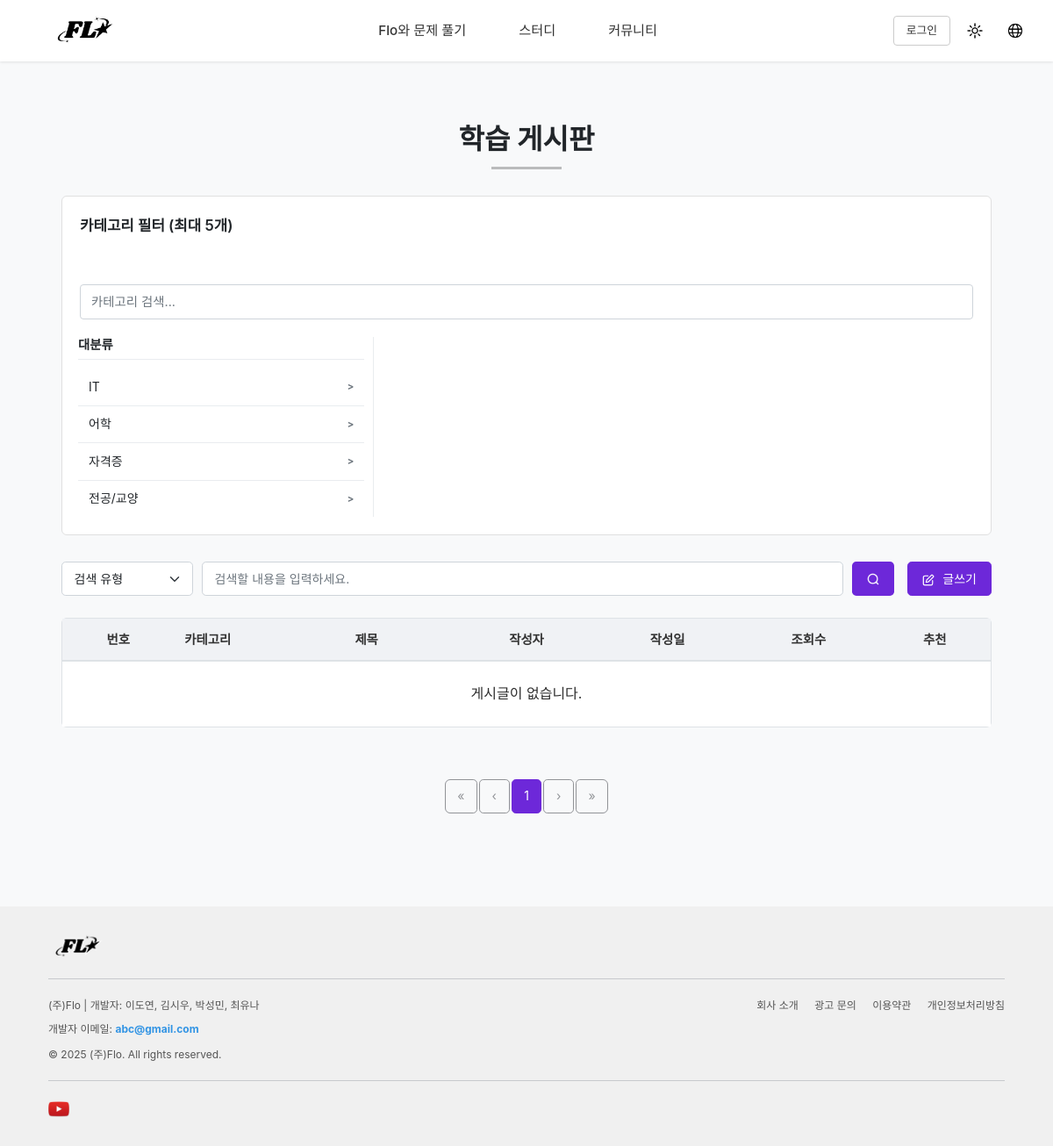
Page /flo/study_post/list/ on the earlier database version.
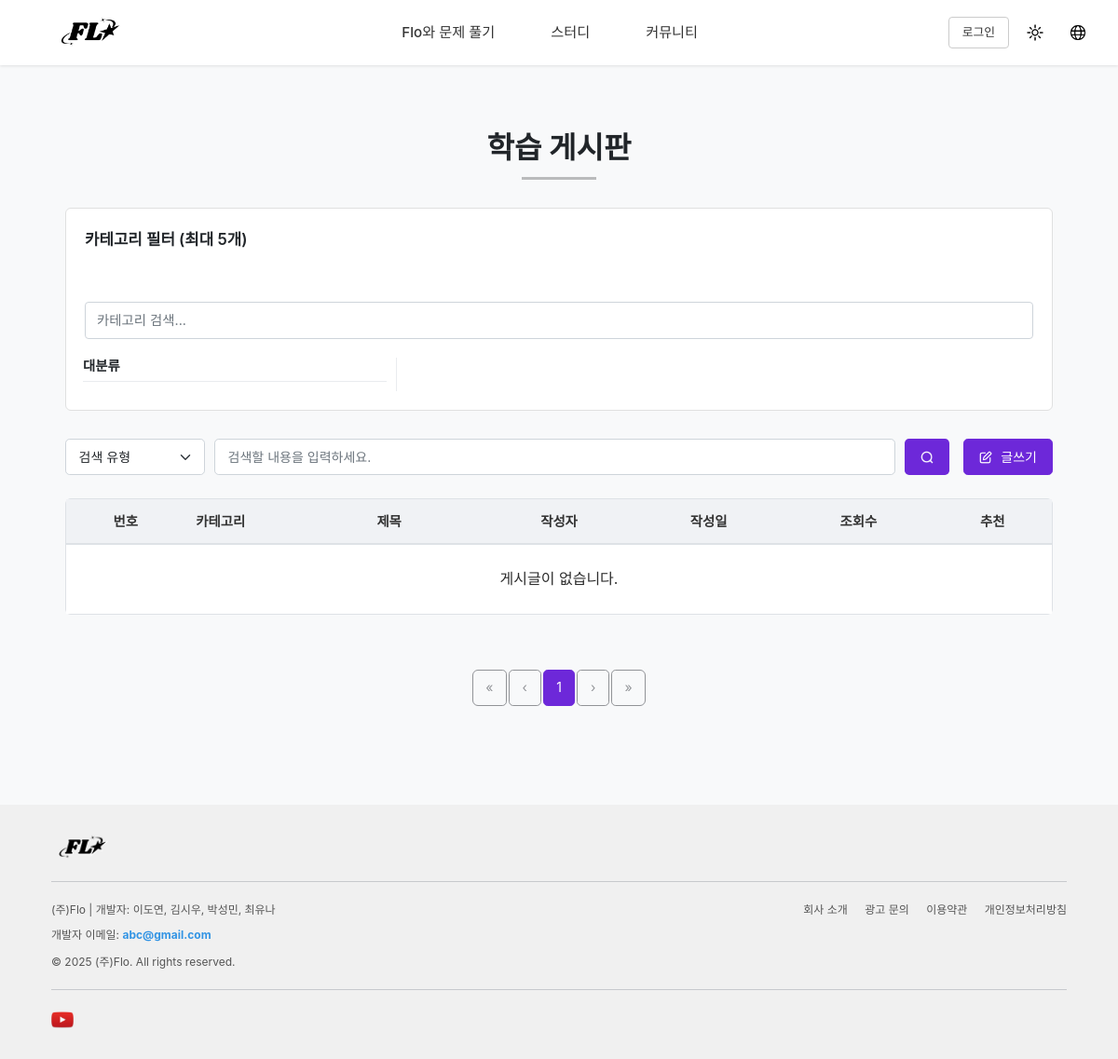
Same page on the later database version.
### flo/models.py (models this page shows, shortened)
class Category(models.Model):
    name = models.CharField(max_length=50, unique=True, verbose_name="카테고리명")
    slug = models.SlugField(max_length=50, unique=True, allow_unicode=True, help_text="URL에 사용될 이름", blank=True) # slug 자동 생성을 위해 blank=True 추가
    parent = models.ForeignKey(
        'self',
        null=True,
        blank=True,
        on_delete=models.SET_NULL, # 또는 CASCADE, 상황에 따라
        related_name='children',
        verbose_name="상위 카테고리"
    )
    class Meta:
        verbose_name = "전체 카테고리"
        verbose_name_plural = "전체 카테고리 목록"
        ordering = ['name'] # 또는 다른 정렬 기준
    def is_leaf_node(self):
        return not self.children.exists()
    is_leaf_node.boolean = True # Django admin에서 아이콘으로 표시 (선택 사항)

### flo/views.py (the view, shortened to what this page needs)
# urls.py: path('study_post/list/', views.study_post_list, name='study_post_list'),
def study_post_list(request):
    posts_page_obj = None # 변수 초기화
    major_categories_list = Category.objects.filter(parent__isnull=True).order_by('name')
    selected_slugs_str = request.GET.get('category_slugs', '')
    selected_slug_list = [slug.strip() for slug in selected_slugs_str.split(',') if slug.strip()]
    post_query = Post.objects.select_related('author__profile').prefetch_related(
        'categories', 'likes', 'comments'
    ).annotate(
        annotated_comment_count=Count('comments', distinct=True),
        annotated_total_likes=Count('likes', distinct=True)
    ).order_by('-is_notice', '-created_at')
    if selected_slug_list:
        post_query = post_query.filter(categories__slug__in=selected_slug_list).distinct()
    search_type = request.GET.get('search_type', '')
    search_keyword = request.GET.get('search_keyword', '')
    category_q = request.GET.get('category_q', '')
    paginator = Paginator(post_query, 10)
    page_number = request.GET.get('page')
    try:
        posts_page_obj = paginator.page(page_number) # ★★★ 변수명 posts_page_obj로 통일 ★★★
    except PageNotAnInteger:
        posts_page_obj = paginator.page(1) # ★★★ 변수명 posts_page_obj로 통일 ★★★
    except EmptyPage:
        posts_page_obj = paginator.page(paginator.num_pages if paginator.num_pages > 0 else 1) # ★★★ 변수명 posts_page_obj로 통일 ★★★
    initial_selected_categories_for_ui = []
    processed_major_categories = []
    for major_cat in major_categories_list:
        processed_major_categories.append({
            'id': major_cat.id,
            'name': major_cat.name,
            'slug': major_cat.slug,
            'children_exists': major_cat.children.exists(),
            'is_leaf': major_cat.is_leaf_node()
        })
    context = {
        'posts': posts_page_obj,
        'major_categories': processed_major_categories,
        'initial_selected_categories_for_ui': initial_selected_categories_for_ui,
        'current_category_slugs_str': selected_slugs_str,
        'search_type': search_type,
        'search_keyword': search_keyword,
        'category_q': category_q,
    }
    return render(request, 'flo/study_post/study_post_list.html', context)

### flo/templates/flo/study_post/study_post_list.html (shortened to what the changed rows need)
{% extends "flo/base.html" %}
{% load static %}
{% load custom_filters %}
{% block extra_css %}
<link rel="stylesheet" href="{% static 'flo/css/study_post/study_post_list.css' %}">
{% endblock %}
{% block content %}
<div class="board-page-wrapper">
    <div class="board-container">
        <div class="board-header-title-wrapper">
            <h2 class="board-main-title">학습 게시판</h2>
        </div>
        <div class="category-selection-area-wrapper-list">
            <div class="category-panel-container">
                <div class="row" id="categoryTreePanelList">
                    <div class="col-md-4 category-panel-col" id="majorCategoryPanelList">
                        <ul class="list-group category-list-inline">
                        {% for major_cat in major_categories %}
                            <li class="list-group-item category-item-inline"
                                data-id="{{ major_cat.id }}"
                                data-name="{{ major_cat.name }}"
                                data-level="0"
                                data-slug="{{ major_cat.slug }}"
                                data-path="{{ major_cat.name }}"
                                data-is-leaf="{{ major_cat.is_leaf|yesno:'true,false' }}"
                                >
                                {{ major_cat.name }}
                                {% if major_cat.children_exists %}
                                    <span class="category-arrow-inline float-end">></span>
                                {% endif %}
                            </li>
                        {% endfor %}
                    </ul>
                    </div>
                </div>
            </div>
        </div>
        <div class="table-responsive-wrapper">
            <table class="table board-table-custom">
                <thead>
                    <tr>
                        <th class="col-number">번호</th>
                        <th class="col-category">카테고리</th>
                        <th class="col-title">제목</th>
                        <th class="col-author">작성자</th>
                        <th class="col-date">작성일</th>
                        <th class="col-views">조회수</th>
                        <th class="col-likes">추천</th>
                    </tr>
                </thead>
            </table>
        </div>
    </div>
</div>
{% endblock %}

Differences in the rows shown:
removed Category: name "IT"
removed Category: name "어학"
removed Category: name "자격증"
removed Category: name "전공/교양"
